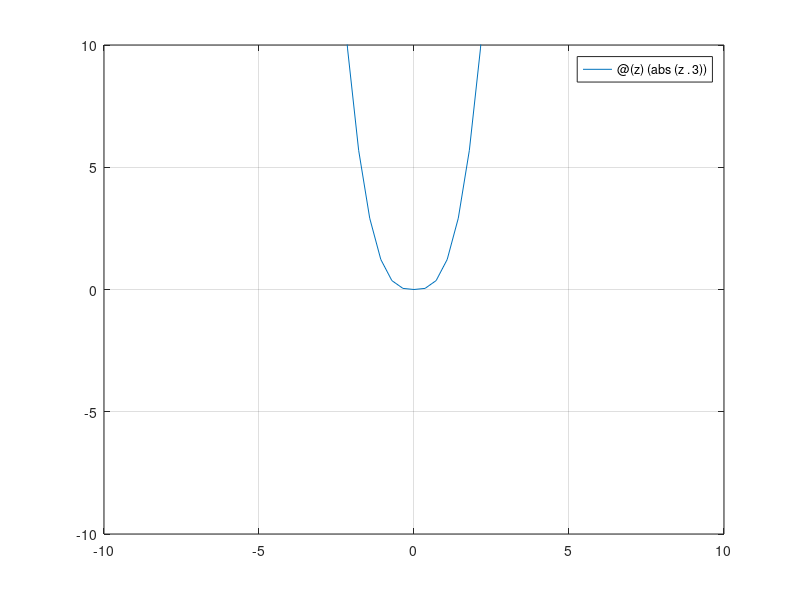

MATLAB code for this plot:
% Script Octave
% Title           :Script para graficar funciones
% Author          :Oscar Eduardo Mendoza Alcantara(XXOSOXX)
% Date            :20211028
% Version         :1
% Usage           :octave>> /path/
%                 :Requiere aplicación octave para utilizar su linea de comandos

% Limpiar variables
clear

% Determinar plano cartesiano
axis([ -10, 10, -10, 10]);

% funcion a plotear
gz = @(z) (abs(z.^3));

% Dibujar funcion

fplot(gz, axis);
grid on;